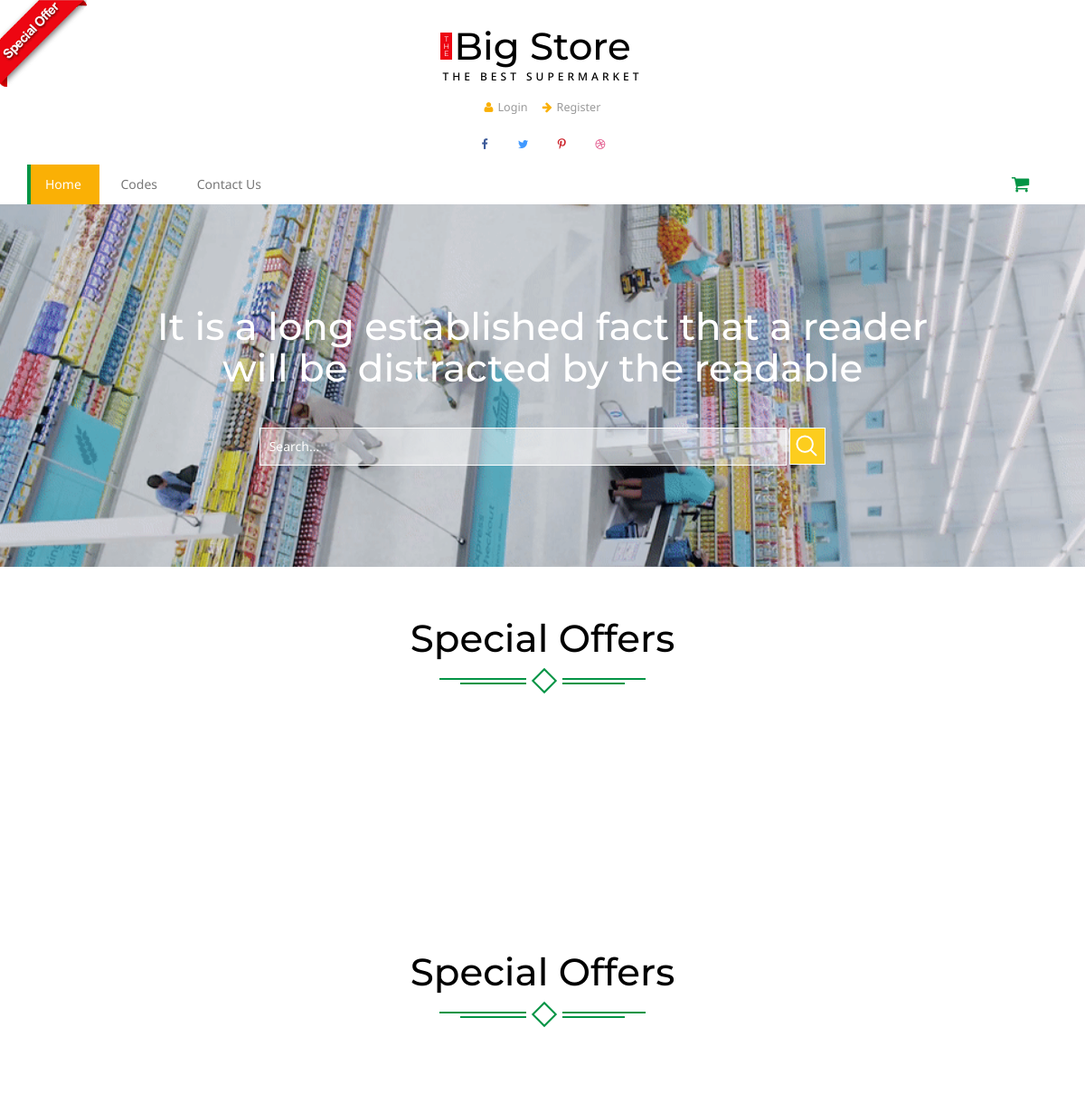
Before: / (upper part) with the older database file.
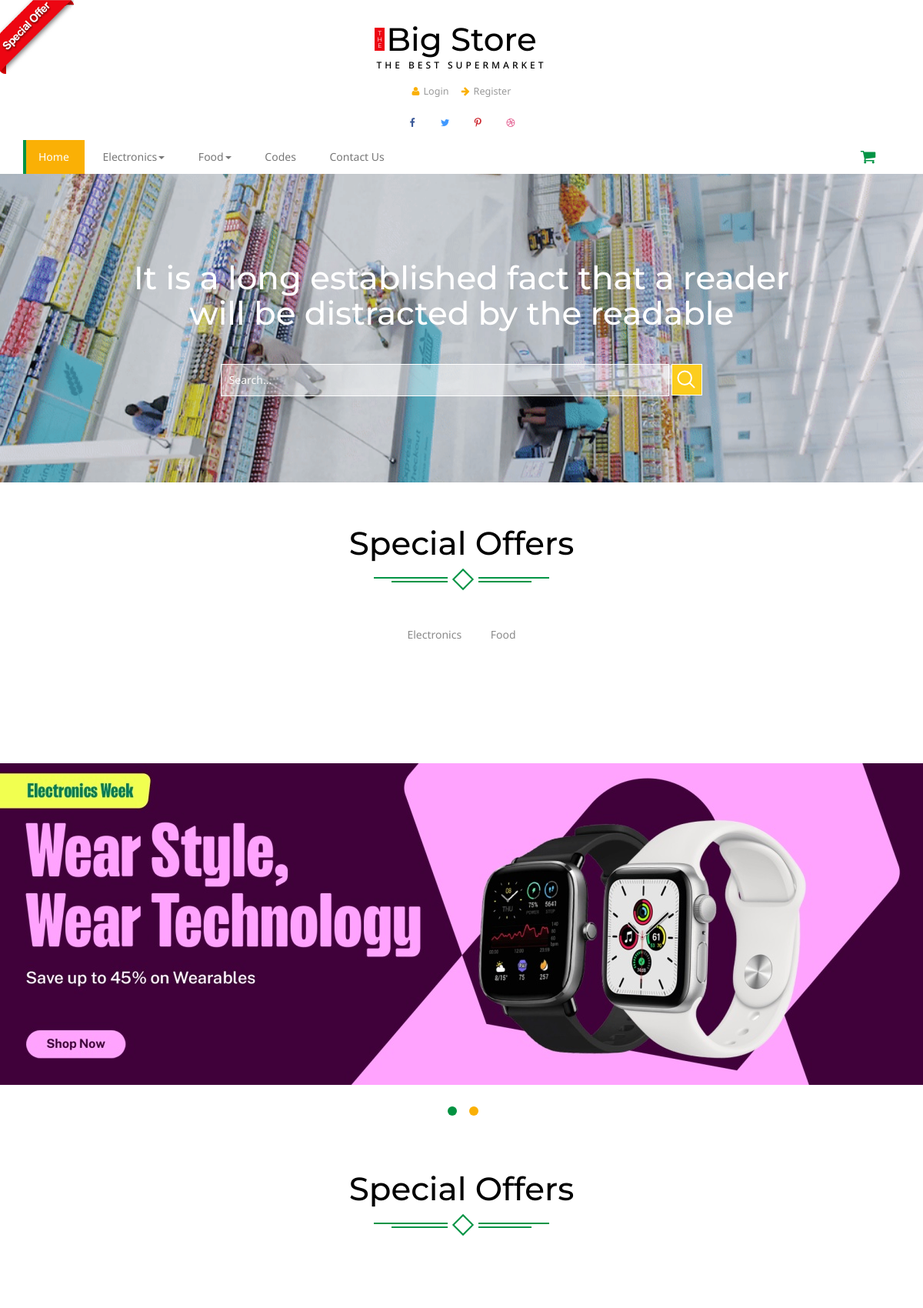
After: the same page with the newer database file.
### home/models.py (models this page shows, shortened)
class Category(models.Model):
	name= models.CharField(max_length=300)
	slug= models.TextField()

class Slider(models.Model):
	name=models.CharField(max_length=300)
	image=models.ImageField(upload_to='media')
	rank=models.IntegerField()
	status=models.CharField(max_length = 300 , blank = True ,choices =(('active','Active'),('','Default')))

### home/views.py (the view)
# urls.py: path('', HomeView.as_view(),name = 'home'),
class HomeView(BaseView):
	def get(self,request):
		self.views
		self.views['products'] = Product.objects.all()
		self.views['offers'] = Product.objects.filter(labels = 'offer')
		self.views['news'] = Product.objects.filter(labels = 'new')
		self.views['hots'] = Product.objects.filter(labels = 'hot')
		return render(request,'index.html',self.views)

### template/index.html (shortened to what this page needs)
{% extends 'base.html' %}
{% load static %}
{% block content %}
<div data-vide-bg="{% static 'video/video' %}">
    <div class="container">
		<div class="banner-info">
			<h3>It is a long established fact that a reader will be distracted by
			the readable </h3>
			<div class="search-form">
				<form action="/search/" method="GET">
					<input type="text" placeholder="Search..." name="search">
					<input type="submit" value=" " >
				</form>
			</div>
		</div>
    </div>
</div>
<div class="content-top ">
	<div class="container ">
		<div class="spec ">
			<h3>Special Offers</h3>
			<div class="ser-t">
				<span><i></i></span>
			</div>
		</div>
			<div class="tab-head ">
				<nav class="nav-sidebar">
					<ul class="nav tabs ">
						{% for cat in categories %}
					  <li class="{{cat.status}}"><a href="#{{cat.id}}" data-toggle="tab">{{cat.name}}</a></li>
						{% endfor %}
					</ul>
				</nav>
				<div class=" tab-content tab-content-t ">
					{% for cat in categories %}
					<div class="tab-pane {{cat.status}}" id="{{cat.id}}">
						<div class=" con-w3l">
							{% for hot in hots %}
							{% if cat.id == hot.category_id %}
							<div class="modal fade" id="{{hot.slug}}" tabindex="-1" role="dialog" aria-labelledby="myModalLabel">
				<div class="modal-dialog" role="document">
					<div class="modal-content modal-info">
						<div class="modal-body modal-spa">
								<div class="col-md-7 span-1 ">
									 <div class="add-to">
										   <a href="/cart/{{hot.slug}}"><button class="btn btn-danger my-cart-btn my-cart-btn1 " data-id="1" data-name="Moong" data-summary="summary 1" data-price="1.50" data-quantity="1" data-image="images/of.png">Add to Cart</button>
										</div>
								</div>
							</div>
						</div>
					</div>
				</div>
							  {% endif %}
							{% endfor %}
						 </div>
					</div>
					{% endfor %}
				</div>
			</div>
	</div>
	</div>
<div class="content-mid">
	<div class="container">
		<div class="col-md-4 m-w3ls">
	</div>
</div>
    <div id="myCarousel" class="carousel slide" data-ride="carousel">
      <ol class="carousel-indicators">
      	{% for slider in sliders  %}
        <li data-target="#myCarousel" data-slide-to="{{slider.rank}}" class="{{slider.status}}"></li>
        {% endfor %}
      </ol>
      <div class="carousel-inner" role="listbox">
      	{% for slider in sliders %}
        <div class="item {{slider.status}}">
         <a href="kitchen.html"> <img class="first-slide" src="{{slider.image.url}}" alt="First slide"></a>
        </div>
        {% endfor %}
      </div>
    </div>
	<div class="product">
		<div class="container">
			<div class="spec ">
				<h3>Special Offers</h3>
				<div class="ser-t">
					<span><i></i></span>
				</div>
			</div>
		</div>
	</div>
{% endblock %}

### template/base.html (shortened to what this page needs)
<!DOCTYPE html>
{% load static %}
<html>
<head>
<link href="{% static 'css/bootstrap.css' %}"rel='stylesheet' type='text/css' />
<link href="{% static 'css/style.css' %}" rel='stylesheet' type='text/css' />
<link href="{% static 'css/font-awesome.css' %}" rel="stylesheet">
	<link rel="stylesheet" href="{% static 'css/jstarbox.css'%}" type="text/css" media="screen" charset="utf-8" />
</head>
<body>
<a href="offer.html"><img src="images/download.png" class="img-head" alt=""></a>
<div class="header">
		<div class="container">
			<div class="logo">
				<h1 ><a href="/"><b>T<br>H<br>E</b>Big Store<span>The Best Supermarket</span></a></h1>
			</div>
			<div class="head-t">
				<ul class="card">
					{% if user.is_authenticated %}
					<li><a href="wishlist.html" ><i class="fa fa-heart" aria-hidden="true"></i>Wishlist</a></li>
					<li><a href="about.html" ><i class="fa fa-file-text-o" aria-hidden="true"></i>Order History</a></li>
					<li><a href="shipping.html" ><i class="fa fa-ship" aria-hidden="true"></i>Shipping</a></li>
					<li><a href="/logout/" ><i class="fa fa-user" aria-hidden="true"></i>Logout</a></li>
					{% else %}
					<li><a href="/login/" ><i class="fa fa-user" aria-hidden="true"></i>Login</a></li>
					<li><a href="/register/" ><i class="fa fa-arrow-right" aria-hidden="true"></i>Register</a></li>
					{% endif %}
				</ul>
			</div>
			<div class="header-ri">
				<ul class="social-top">
					<li><a href="#" class="icon facebook"><i class="fa fa-facebook" aria-hidden="true"></i></a></li>
					<li><a href="#" class="icon twitter"><i class="fa fa-twitter" aria-hidden="true"></i></a></li>
					<li><a href="#" class="icon pinterest"><i class="fa fa-pinterest-p" aria-hidden="true"></i></a></li>
					<li><a href="#" class="icon dribbble"><i class="fa fa-dribbble" aria-hidden="true"></i></a></li>
				</ul>
			</div>
				<div class="nav-top">
					<nav class="navbar navbar-default">
					<div class="collapse navbar-collapse" id="bs-megadropdown-tabs">
						<ul class="nav navbar-nav ">
							<li class=" active"><a href="/" class="hyper "><span>Home</span></a></li>
							{% for cat in categories %}
							<li class="dropdown ">
								<a href="#" class="dropdown-toggle  hyper" data-toggle="dropdown" ><span>{{cat.name}}<b class="caret"></b></span></a>
							</li>
							{% endfor %}
							<li><a href="codes.html" class="hyper"> <span>Codes</span></a></li>
							<li><a href="contact.html" class="hyper"><span>Contact Us</span></a></li>
						</ul>
					</div>
					</nav>
					 <div class="cart" >
						<span class="fa fa-shopping-cart my-cart-icon"></span>
					</div>
					<div class="clearfix"></div>
				</div>
				</div>
</div>
{% block content %}
{% endblock %}
</body>
</html>

Changed rows visible on the page:
added Category: name "Electronics"
added Category: name "Food"
added Slider: rank 2 (drawn)
added Slider: rank 2 (drawn), image (picture)
